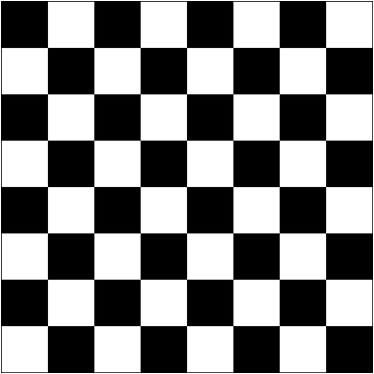
#> input picture Lab5/Assignment/twirl.jpg, 374 x 374 px
$ python prac_geometric.py
#> lines starting #> are read from the running program, lines starting #| are printed output that depends on the picture
# -*- coding: utf-8 -*-
"""
Created on Tue Jun 20 16:35:22 2023

@author: User
"""

import cv2 as cv
import numpy as np

def twirl(img,xc,yc,alpha,r_max):
    height=img.shape[0]
    width=img.shape[1]
    transformed=np.copy(img)

    for x_prime in range(img.shape[0]):
        for y_prime in range(img.shape[1]):
            dx=x_prime-xc
            dy=y_prime-yc
            r=np.sqrt(dx**2+dy**2)
            theta=np.arctan2(dx,dy) #dy/dx

            # print('hello')

            if r<r_max:
                newrad=(r_max-r)*alpha/r_max
                beta=theta+newrad
                x=int(xc+r*np.cos(beta))
                y=int(yc+r*np.sin(beta))

                if 0 <= x < height - 1 and 0 <= y < width - 1:
                    j=int(x)
                    k=int(y)
                    # j1=j+1
                    # k1=k+1

                    a=abs(x-j)
                    b=abs(y-k)

                    transformed[x_prime,y_prime]=(1-b)*(1-a)*img[j,k]+(1-b)*a*img[j+1,k]+\
                    b*(1-a)*img[j,k+1]+b*a*img[j+1,k+1]
    return transformed

def angular(img,xc,yc,amplitude,frequency):
    height=img.shape[0]
    width=img.shape[1]
    transformed=np.copy(img)
    for x_prime in range(img.shape[0]):
        for y_prime in range(img.shape[1]):
            dx=x_prime-xc
            dy=y_prime-yc
            r=np.sqrt(dx**2+dy**2)
            theta=np.arctan2(dx,dy) #dy/dx

            if True:
                displacement=amplitude*np.sin((2*np.pi*r)/frequency)
                beta=theta+displacement
                x=int(xc+r*np.cos(beta))
                y=int(yc+r*np.sin(beta))

                if 0 <= x < height - 1 and 0 <= y < width - 1:
                    j=int(x)
                    k=int(y)
                    # j1=j+1
                    # k1=k+1

                    a=abs(x-j)
                    b=abs(y-k)

                    transformed[x_prime,y_prime]=(1-b)*(1-a)*img[j,k]+(1-b)*a*img[j+1,k]+\
                    b*(1-a)*img[j,k+1]+b*a*img[j+1,k+1]
    return transformed


def ripple(img_rp,amplitude_x,amplitude_y,frequency_x,frequency_y):
    height=img_rp.shape[0]
    width=img_rp.shape[1]
    transformed=np.zeros_like(img_rp)
    for x_prime in range(img_rp.shape[0]):
        for y_prime in range(img_rp.shape[1]):
            x=x_prime+amplitude_x*np.sin((2*np.pi*y_prime)/frequency_x)
            y=y_prime+amplitude_y*np.sin((2*np.pi*x_prime)/frequency_y)

            if 0 <= x < height - 1 and 0 <= y < width - 1:
                j=int(x)
                k=int(y)
                # j1=j+1
                # k1=k+1

                a=abs(x-j)
                b=abs(y-k)

                transformed[x_prime,y_prime]=(1-b)*(1-a)*img_rp[j,k]+(1-b)*a*img_rp[j+1,k]+\
                b*(1-a)*img_rp[j,k+1]+b*a*img_rp[j+1,k+1]
    return transformed


def tapestry(img,x_c,y_c,amplitude_x,amplitude_y,frequency_x,frequency_y):
    height=img.shape[0]
    width=img.shape[1]
    transformed=np.zeros_like(img)
    for x_prime in range(img.shape[0]):
        for y_prime in range(img.shape[1]):
            x=x_prime+amplitude_x*np.sin((2*np.pi*(x_prime-x_c))/frequency_x)
            y=y_prime+amplitude_y*np.sin((2*np.pi*(y_prime-y_c))/frequency_y)

            if 0 <= x < height - 1 and 0 <= y < width - 1:
                j=int(x)
                k=int(y)
                # j1=j+1
                # k1=k+1

                a=abs(x-j)
                b=abs(y-k)

                transformed[x_prime,y_prime]=(1-b)*(1-a)*img[j,k]+(1-b)*a*img[j+1,k]+\
                b*(1-a)*img[j,k+1]+b*a*img[j+1,k+1]
    return transformed


img=cv.imread('twirl.jpg')
#> img is the input picture: shape (374, 374, 3); mean B, G, R 127.5, 127.5, 127.5
img_rp=cv.imread('tap.png')
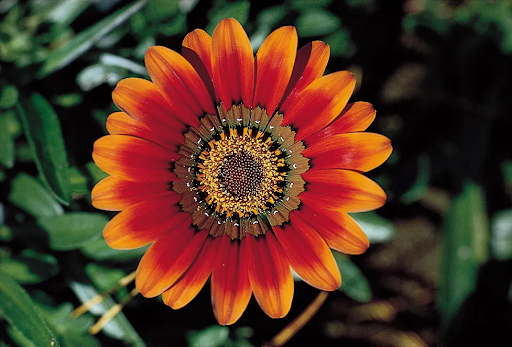
#> input picture Lab5/Assignment/tap.png, 512 x 347 px
#> img_rp is the input picture: shape (347, 512, 3); mean B, G, R 35.2, 53.3, 83.2
img_tp=cv.imread('tap.png')

alpha=int(input('Enter alpha: '))
#> the answer given: 3
alpha=alpha
alpha=np.deg2rad(alpha)
xc = img_tp.shape[0] // 2
#> xc = 173
yc= img_tp.shape[1] // 2
#> yc = 256
r_max = min(xc,yc)- 10
#> r_max = 163
alpha = np.deg2rad(90)
amplitude=0.1
frequency=50
out1=twirl(img,xc,yc,alpha,r_max)
#> after the loop in twirl, `for x_prime in range(img.shape[0]):`:
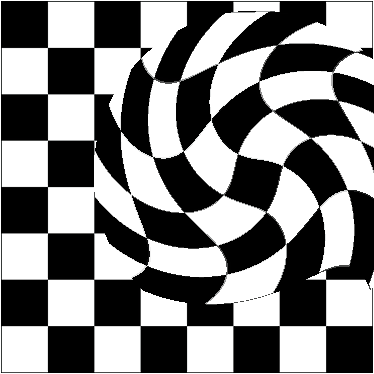
#> transformed: shape (374, 374, 3); mean B, G, R 127.3, 127.3, 127.2
out2=angular(img,xc,yc,amplitude,frequency)
#> after the loop in angular, `for x_prime in range(img.shape[0]):`:
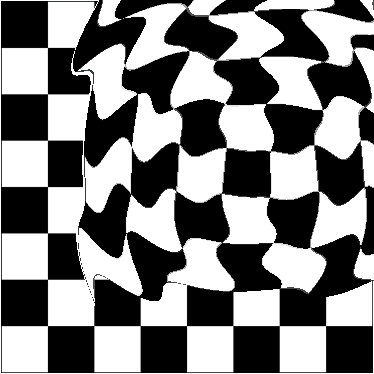
#> transformed: shape (374, 374, 3); mean B, G, R 127.6, 127.6, 127.5
out3=angular(img,xc,yc,0.08,50)
#> call 2 of angular, with xc = 173, yc = 256, amplitude = 0.08, frequency = 50
#> after the loop in angular (call 2), `for x_prime in range(img.shape[0]):`:
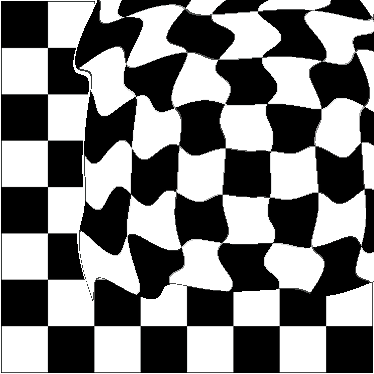
#> transformed: shape (374, 374, 3); mean B, G, R 127.5, 127.6, 127.5
out4=ripple(img_rp,10,15,50,70) #ripple(img,amplitude_x=10,amplitude_y=15,frequency_x=50,frequency_y=70)
#> after the loop in ripple, `for x_prime in range(img_rp.shape[0]):`:
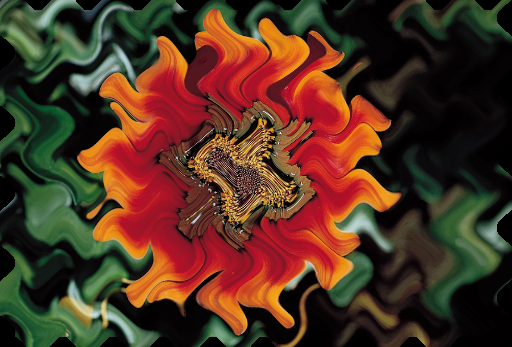
#> transformed: shape (347, 512, 3); mean B, G, R 33.5, 51, 81.2
out5=tapestry(img_tp,xc,yc,5,5,30,30) #tapestry(img,x_c,y_c,amplitude_x,amplitude_y,frequency_x,frequency_y)
#> after the loop in tapestry, `for x_prime in range(img.shape[0]):`:
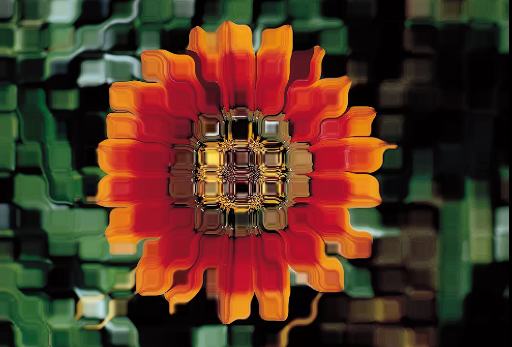
#> transformed: shape (347, 512, 3); mean B, G, R 35, 52.8, 81.9
cv.imshow("Twirl Output",out1)
cv.imshow("Angular outut", out2)
cv.imshow("Angular output lower amplitude", out3)
cv.imshow("Ripple",out4)
cv.imshow("Tapestry",out5)
cv.waitKey(0)
cv.destroyAllWindows()
